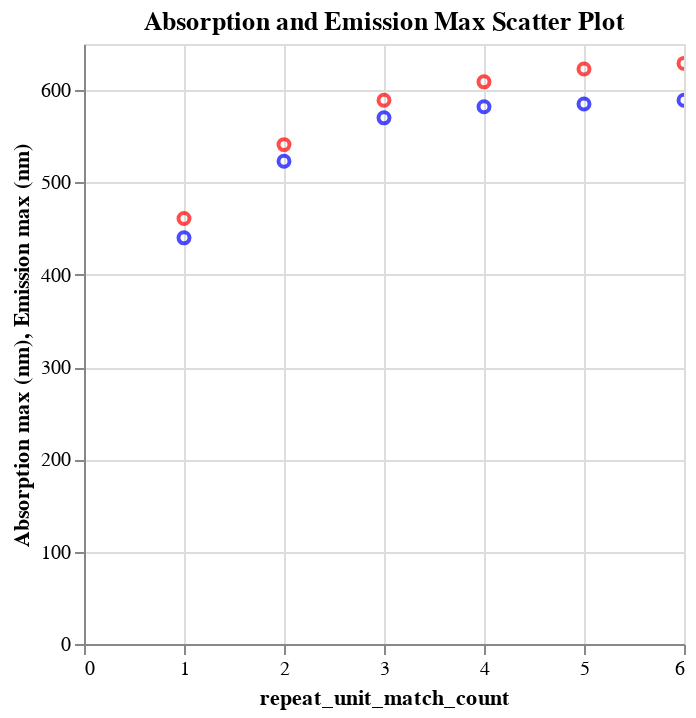

Notebook source saved alongside this figure:
### Code cell
import altair as alt

# First scatter plot for "Absorption max (nm)"
scatter_absorption = alt.Chart(df_matches).mark_point().encode(
    x='repeat_unit_match_count',
    y='Absorption max (nm)',
    color=alt.value('blue')  # Optional: to differentiate by color
).properties(
    title='Absorption and Emission Max Scatter Plot'
)

# Second scatter plot for "Emission max (nm)"
scatter_emission = alt.Chart(df_matches).mark_point().encode(
    x='repeat_unit_match_count',
    y='Emission max (nm)',
    color=alt.value('red')  # Optional: to differentiate by color
)

# Layer both scatter plots
layered_chart = alt.layer(scatter_absorption, scatter_emission).interactive()
layered_chart.
layered_chart.show()

### Figure 1 — Vega specification as saved in the notebook (floating-point values rounded to 4 significant figures)
{"$schema": "https://vega.github.io/schema/vega/v5.json", "data": [{"name": "param_4_store"}, {"name": "source_0"}, {"name": "data_0", "values": [{"Absorption max (nm)": 589.0, "repeat_unit_match_count": 6}, {"Absorption max (nm)": 585.0, "repeat_unit_match_count": 5}, {"Absorption max (nm)": 582.0, "repeat_unit_match_count": 4}, {"Absorption max (nm)": 570.0, "repeat_unit_match_count": 3}, {"Absorption max (nm)": 523.0, "repeat_unit_match_count": 2}, {"Absorption max (nm)": 440.0, "repeat_unit_match_count": 1}]}, {"name": "data_1", "values": [{"Emission max (nm)": 629.0, "repeat_unit_match_count": 6}, {"Emission max (nm)": 623.0, "repeat_unit_match_count": 5}, {"Emission max (nm)": 609.0, "repeat_unit_match_count": 4}, {"Emission max (nm)": 589.0, "repeat_unit_match_count": 3}, {"Emission max (nm)": 541.0, "repeat_unit_match_count": 2}, {"Emission max (nm)": 461.0, "repeat_unit_match_count": 1}]}], "signals": [{"name": "unit", "value": {}, "on": [{"events": "pointermove", "update": "isTuple(group()) ? group() : unit"}]}, {"name": "param_4", "update": "vlSelectionResolve(\"param_4_store\", \"union\")"}, {"name": "param_4_repeat_unit_match_count", "on": [{"events": [{"source": "view", "type": "dblclick"}], "update": "null"}, {"events": {"signal": "param_4_translate_delta"}, "update": "panLinear(param_4_translate_anchor.extent_x, -param_4_translate_delta.x / width)"}, {"events": {"signal": "param_4_zoom_delta"}, "update": "zoomLinear(domain(\"x\"), param_4_zoom_anchor.x, param_4_zoom_delta)"}]}, {"name": "param_4_Absorption_max__nm_", "on": [{"events": [{"source": "view", "type": "dblclick"}], "update": "null"}, {"events": {"signal": "param_4_translate_delta"}, "update": "panLinear(param_4_translate_anchor.extent_y, param_4_translate_delta.y / height)"}, {"events": {"signal": "param_4_zoom_delta"}, "update": "zoomLinear(domain(\"y\"), param_4_zoom_anchor.y, param_4_zoom_delta)"}]}, {"name": "param_4_tuple", "on": [{"events": [{"signal": "param_4_repeat_unit_match_count || param_4_Absorption_max__nm_"}], "update": "param_4_repeat_unit_match_count && param_4_Absorption_max__nm_ ? {unit: \"view_1\", fields: param_4_tuple_fields, values: [param_4_repeat_unit_match_count,param_4_Absorption_max__nm_]} : null"}]}, {"name": "param_4_tuple_fields", "value": [{"field": "repeat_unit_match_count", "channel": "x", "type": "R"}, {"field": "Absorption max (nm)", "channel": "y", "type": "R"}]}, {"name": "param_4_translate_anchor", "value": {}, "on": [{"events": [{"source": "scope", "type": "pointerdown"}], "update": "{x: x(unit), y: y(unit), extent_x: domain(\"x\"), extent_y: domain(\"y\")}"}]}, {"name": "param_4_translate_delta", "value": {}, "on": [{"events": [{"source": "window", "between": [{"source": "scope", "type": "pointerdown"}, {"source": "window", "type": "pointerup"}], "consume": true, "type": "pointermove"}], "update": "{x: param_4_translate_anchor.x - x(unit), y: param_4_translate_anchor.y - y(unit)}"}]}, {"name": "param_4_zoom_anchor", "on": [{"events": [{"source": "scope", "type": "wheel", "consume": true}], "update": "{x: invert(\"x\", x(unit)), y: invert(\"y\", y(unit))}"}]}, {"name": "param_4_zoom_delta", "on": [{"events": [{"source": "scope", "type": "wheel", "consume": true}], "update": "pow(1.001, event.deltaY * pow(16, event.deltaMode))", "force": true}]}, {"name": "param_4_modify", "on": [{"events": {"signal": "param_4_tuple"}, "update": "modify(\"param_4_store\", param_4_tuple, true)"}]}], "marks": [{"type": "symbol", "name": "view_1_marks", "from": {"data": "data_0"}, "encode": {"update": {"fill": {"value": "transparent"}, "x": {"field": "repeat_unit_match_count", "scale": "x"}, "y": {"field": "Absorption max (nm)", "scale": "y"}, "stroke": {"value": "blue"}, "opacity": {"value": 0.7}}}, "interactive": true, "clip": true, "style": ["point"]}, {"type": "symbol", "name": "layer_1_marks", "from": {"data": "data_1"}, "encode": {"update": {"x": {"field": "repeat_unit_match_count", "scale": "x"}, "y": {"field": "Emission max (nm)", "scale": "y"}, "opacity": {"value": 0.7}, "stroke": {"value": "red"}, "fill": {"value": "transparent"}}}, "clip": true, "interactive": false, "style": ["point"]}], "scales": [{"name": "x", "type": "linear", "domain": {"fields": [{"data": "data_0", "field": "repeat_unit_match_count"}, {"data": "data_1", "field": "repeat_unit_match_count"}]}, "range": [0, {"signal": "width"}], "nice": true, "domainRaw": {"signal": "param_4[\"repeat_unit_match_count\"]"}, "zero": true}, {"name": "y", "type": "linear", "domain": {"fields": [{"data": "data_0", "field": "Absorption max (nm)"}, {"data": "data_1", "field": "Emission max (nm)"}]}, "range": [{"signal": "height"}, 0], "domainRaw": {"signal": "param_4[\"Absorption max (nm)\"]"}, "nice": true, "zero": true}], "axes": [{"scale": "x", "zindex": 0, "minExtent": 0, "gridScale": "y", "aria": false, "maxExtent": 0, "orient": "bottom", "ticks": false, "grid": true, "domain": false, "tickCount": {"signal": "ceil(width/40)"}, "labels": false}, {"scale": "y", "labels": false, "domain": false, "gridScale": "x", "orient": "left", "minExtent": 0, "zindex": 0, "aria": false, "grid": true, "maxExtent": 0, "ticks": false, "tickCount": {"signal": "ceil(height/40)"}}, {"scale": "x", "zindex": 0, "orient": "bottom", "title": "repeat_unit_match_count", "labelFlush": true, "labelOverlap": true, "grid": false, "tickCount": {"signal": "ceil(width/40)"}}, {"scale": "y", "orient": "left", "tickCount": {"signal": "ceil(height/40)"}, "title": "Absorption max (nm), Emission max (nm)", "grid": false, "labelOverlap": true, "zindex": 0}], "title": {"text": "Absorption and Emission Max Scatter Plot", "frame": "group"}, "width": 300, "style": "cell", "height": 300, "background": "white", "padding": 5}
